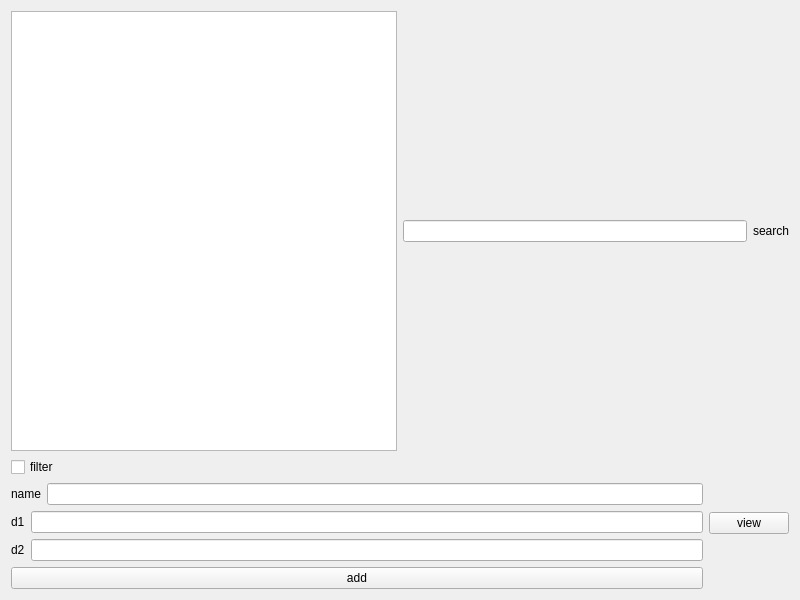
<?xml version="1.0" encoding="UTF-8"?>
<ui version="4.0">
 <class>Widget</class>
 <widget class="QWidget" name="Widget">
  <property name="geometry">
   <rect>
    <x>0</x>
    <y>0</y>
    <width>800</width>
    <height>600</height>
   </rect>
  </property>
  <property name="windowTitle">
   <string>Widget</string>
  </property>
  <layout class="QVBoxLayout" name="verticalLayout_3">
   <item>
    <layout class="QHBoxLayout" name="horizontalLayout_2">
     <item>
      <widget class="QTableView" name="main_table"/>
     </item>
     <item>
      <layout class="QHBoxLayout" name="horizontalLayout">
       <item>
        <widget class="QLineEdit" name="search_lineedit"/>
       </item>
       <item>
        <widget class="QLabel" name="label">
         <property name="text">
          <string>search</string>
         </property>
        </widget>
       </item>
      </layout>
     </item>
    </layout>
   </item>
   <item>
    <layout class="QHBoxLayout" name="horizontalLayout_3">
     <item>
      <layout class="QVBoxLayout" name="verticalLayout_2">
       <item>
        <layout class="QVBoxLayout" name="verticalLayout">
         <item>
          <widget class="QCheckBox" name="filter_checkbox">
           <property name="text">
            <string>filter</string>
           </property>
          </widget>
         </item>
         <item>
          <layout class="QFormLayout" name="formLayout">
           <item row="0" column="0">
            <widget class="QLabel" name="label_2">
             <property name="text">
              <string>name</string>
             </property>
            </widget>
           </item>
           <item row="0" column="1">
            <widget class="QLineEdit" name="name_lineedit"/>
           </item>
          </layout>
         </item>
         <item>
          <layout class="QFormLayout" name="formLayout_2">
           <item row="0" column="0">
            <widget class="QLabel" name="label_3">
             <property name="text">
              <string>d1</string>
             </property>
            </widget>
           </item>
           <item row="0" column="1">
            <widget class="QLineEdit" name="d1_lineedit"/>
           </item>
          </layout>
         </item>
         <item>
          <layout class="QFormLayout" name="formLayout_3">
           <item row="0" column="0">
            <widget class="QLabel" name="label_4">
             <property name="text">
              <string>d2</string>
             </property>
            </widget>
           </item>
           <item row="0" column="1">
            <widget class="QLineEdit" name="d2_lineedit"/>
           </item>
          </layout>
         </item>
        </layout>
       </item>
       <item>
        <widget class="QPushButton" name="add_button">
         <property name="text">
          <string>add</string>
         </property>
        </widget>
       </item>
      </layout>
     </item>
     <item>
      <widget class="QPushButton" name="view_button">
       <property name="text">
        <string>view</string>
       </property>
      </widget>
     </item>
    </layout>
   </item>
  </layout>
 </widget>
 <resources/>
 <connections/>
</ui>
